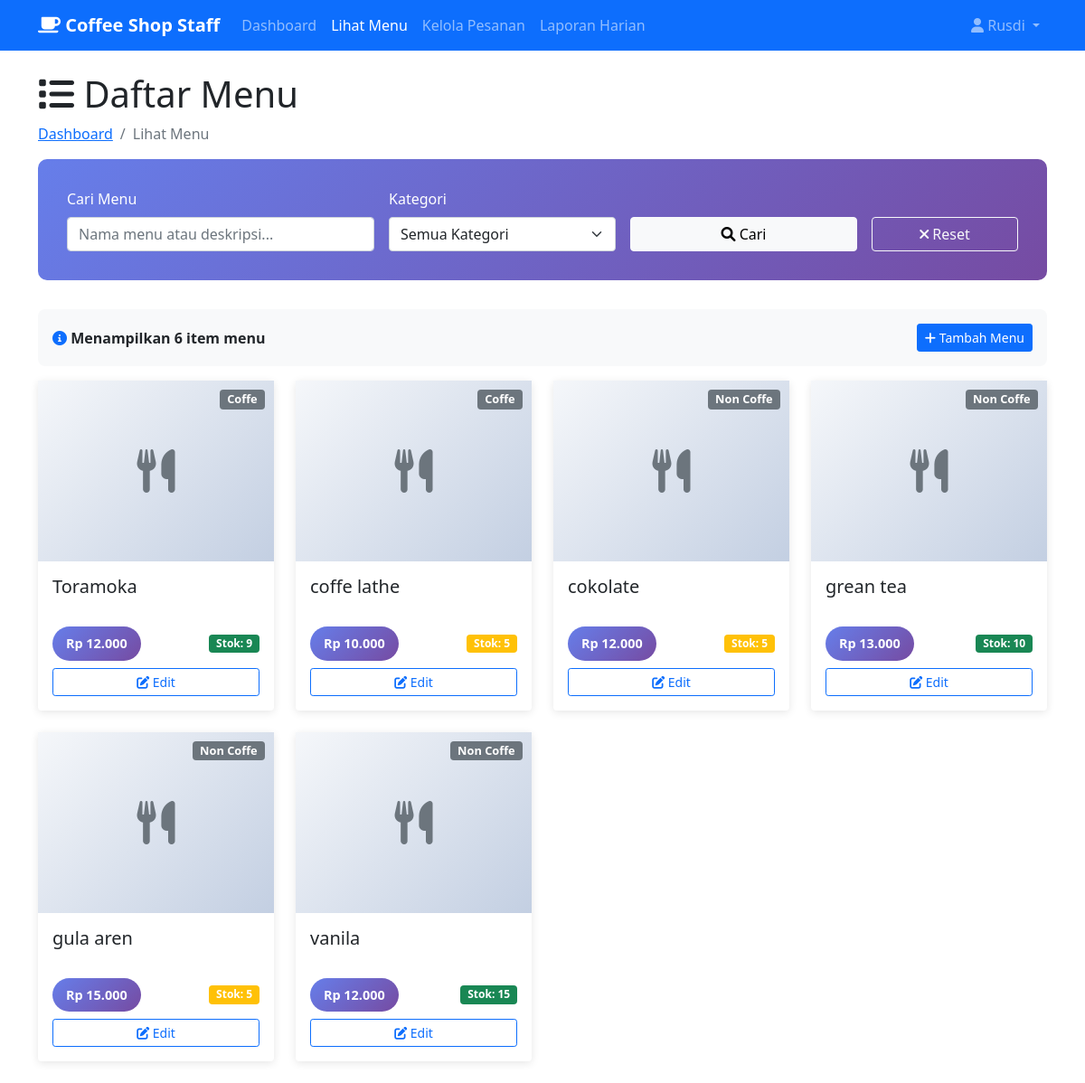
The page /karyawan/view_menu.php (signed in) on the database its author committed.
### tables this page shows
CREATE TABLE `menu` (
  `kode_menu` varchar(20) NOT NULL,
  `nama_menu` varchar(100) NOT NULL,
  `kategori` enum('Coffe','Non Coffe') NOT NULL,
  `harga` int NOT NULL,
  `status` enum('available','unavailable','discontinued') DEFAULT 'available',
  `created_at` timestamp NULL DEFAULT CURRENT_TIMESTAMP,
  `stok` int NOT NULL DEFAULT '0'
);

### classes/Menu.php (called while the page is built)
<?php
class Menu {
    private $conn;
    public function __construct($db) {
        $this->conn = $db;
    }
    public function read() {
        $query = "SELECT * FROM menu ORDER BY created_at DESC";
        $stmt = $this->conn->prepare($query);
        $stmt->execute();
        return $stmt;
    }
}
?>

### karyawan/view_menu.php (the view, shortened to what this page needs)
<?php
require_once __DIR__ . '/../classes/Menu.php';
$database = new Database();
$db = $database->getConnection();
$menu = new Menu($db);
$stmt = $menu->read();
$menu_items = $stmt->fetchAll(PDO::FETCH_ASSOC);
$search = isset($_GET['search']) ? trim($_GET['search']) : '';
$filtered_items = $menu_items;
usort($filtered_items, function($a, $b) {
    if ($a['kategori'] == $b['kategori']) {
        return strcmp($a['nama_menu'], $b['nama_menu']);
    }
    return strcmp($a['kategori'], $b['kategori']);
});
$total_items = count($filtered_items);
?>
<!DOCTYPE html>
<html lang="id">
<head>
    <link href="https://cdn.jsdelivr.net/npm/bootstrap@5.1.3/dist/css/bootstrap.min.css" rel="stylesheet" />
    <link href="https://cdnjs.cloudflare.com/ajax/libs/font-awesome/6.0.0/css/all.min.css" rel="stylesheet" />
</head>
<body>
    <nav class="navbar navbar-expand-lg navbar-dark bg-primary">
        <div class="container">
            <a class="navbar-brand" href="dashboard.php">
                <i class="fas fa-coffee"></i> Coffee Shop Staff
            </a>
            <div class="collapse navbar-collapse" id="navbarNav">
                <ul class="navbar-nav me-auto">
                    <li class="nav-item">
                        <a class="nav-link" href="dashboard.php">Dashboard</a>
                    </li>
                    <li class="nav-item">
                        <a class="nav-link active" href="view_menu.php">Lihat Menu</a>
                    </li>
                    <li class="nav-item">
                        <a class="nav-link" href="pesan_minuman.php">Kelola Pesanan</a>
                    </li>
                    <li class="nav-item">
                        <a class="nav-link" href="laporan_harian.php">Laporan Harian</a>
                    </li>
                </ul>
                <ul class="navbar-nav">
                    <li class="nav-item dropdown">
                        <a class="nav-link dropdown-toggle" href="#" id="navbarDropdown" role="button" data-bs-toggle="dropdown">
                            <i class="fas fa-user"></i> <?= htmlspecialchars($_SESSION['staff_nama']); ?>
                        </a>
                    </li>
                </ul>
            </div>
        </div>
    </nav>
    <div class="container mt-4">
        <div class="row">
            <div class="col-md-12">
                <h1><i class="fas fa-list"></i> Daftar Menu</h1>
                <nav aria-label="breadcrumb">
                    <ol class="breadcrumb">
                        <li class="breadcrumb-item"><a href="dashboard.php">Dashboard</a></li>
                        <li class="breadcrumb-item active" aria-current="page">Lihat Menu</li>
                    </ol>
                </nav>
            </div>
        </div>
        <div class="search-container">
            <form method="GET" class="row g-3">
                <div class="col-md-4">
                    <label class="form-label">Cari Menu</label>
                    <input type="text" class="form-control" name="search" placeholder="Nama menu atau deskripsi..." value="<?= htmlspecialchars($search); ?>">
                </div>
                <div class="col-md-3">
                    <label class="form-label">Kategori</label>
                    <select class="form-select" name="kategori">
                        <option value="">Semua Kategori</option>
                    </select>
                </div>
                <div class="col-md-3">
                    <label class="form-label">&nbsp;</label>
                    <div class="d-grid">
                        <button type="submit" class="btn btn-light">
                            <i class="fas fa-search"></i> Cari
                        </button>
                    </div>
                </div>
                <div class="col-md-2">
                    <label class="form-label">&nbsp;</label>
                    <div class="d-grid">
                        <a href="view_menu.php" class="btn btn-outline-light">
                            <i class="fas fa-times"></i> Reset
                        </a>
                    </div>
                </div>
            </form>
        </div>
        <div class="results-info">
            <div class="d-flex justify-content-between align-items-center">
                <div>
                    <i class="fas fa-info-circle text-primary"></i>
                    <strong>Menampilkan <?= $total_items; ?> item menu</strong>
                </div>
                <div>
                    <a href="add_menu.php" class="btn btn-primary btn-sm">
                        <i class="fas fa-plus"></i> Tambah Menu
                    </a>
                </div>
            </div>
        </div>
        <div class="row">
            <?php if (empty($filtered_items)): ?>
                <div class="col-12">
                    <div class="alert alert-info text-center">
                        <i class="fas fa-info-circle fa-3x mb-3"></i>
                        <h4>Tidak ada menu yang ditemukan</h4>
                        <p>Silakan coba dengan kata kunci atau kategori yang berbeda.</p>
                        <a href="view_menu.php" class="btn btn-primary">
                            <i class="fas fa-arrow-left"></i> Kembali ke Semua Menu
                        </a>
                    </div>
                </div>
            <?php else: ?>
                <?php foreach($filtered_items as $item): ?>
                    <?php
                    $stok = isset($item['stok']) ? (int)$item['stok'] : 0;
                    $kategori = isset($item['kategori']) ? htmlspecialchars(ucfirst($item['kategori'])) : 'Unknown';
                    $nama_menu = isset($item['nama_menu']) ? htmlspecialchars($item['nama_menu']) : '-';
                    $harga = isset($item['harga']) ? (int)$item['harga'] : 0;
                    $kode_menu = isset($item['kode_menu']) ? htmlspecialchars($item['kode_menu']) : '';
                    ?>
                    <div class="col-md-4 col-lg-3 mb-4">
                        <div class="card menu-card <?= ($stok <= 0) ? 'out-of-stock' : ''; ?>">
                            <div class="position-relative">
                                <div class="menu-image">
                                    <i class="fas fa-utensils fa-3x text-muted"></i>
                                </div>
                                <span class="badge bg-secondary category-badge">
                                    <?= $kategori; ?>
                                </span>
                            </div>
                            <div class="card-body">
                                <h5 class="card-title"><?= $nama_menu; ?></h5>
                                <div class="card-footer-custom">
                                    <div class="d-flex justify-content-between align-items-center mb-2">
                                        <span class="price-tag">
                                            Rp <?= number_format($harga, 0, ',', '.'); ?>
                                        </span>
                                        <span class="badge bg-<?= $stok > 5 ? 'success' : ($stok > 0 ? 'warning' : 'danger'); ?>">
                                            Stok: <?= $stok; ?>
                                        </span>
                                    </div>
                                    <div class="d-grid gap-2">
                                        <a href="edit_menu.php?kode_menu=<?= $kode_menu; ?>" class="btn btn-outline-primary btn-sm">
                                            <i class="fas fa-edit"></i> Edit
                                        </a>
                                    </div>
                                </div>
                            </div>
                        </div>
                    </div>
                <?php endforeach; ?>
            <?php endif; ?>
        </div>
    </div>
</body>
</html>

### karyawan/view_menu.php (style rules this page uses)
.menu-card { transition: transform 0.3s ease, box-shadow 0.3s ease; border: none; box-shadow: 0 2px 10px rgba(0,0,0,0.1); height: 100%; }
.menu-image { height: 200px; object-fit: cover; background: linear-gradient(135deg, #f5f7fa 0%, #c3cfe2 100%); display: flex; align-items: center; justify-content: center; }
.price-tag { background: linear-gradient(135deg, #667eea 0%, #764ba2 100%); color: white; padding: 8px 15px; border-radius: 20px; font-weight: bold; font-size: 0.9rem; }
.category-badge { position: absolute; top: 10px; right: 10px; z-index: 1; font-size: 0.8rem; }
.search-container { background: linear-gradient(135deg, #667eea 0%, #764ba2 100%); color: white; padding: 2rem; border-radius: 10px; margin-bottom: 2rem; }
.results-info { background: #f8f9fa; padding: 1rem; border-radius: 8px; margin-bottom: 1rem; }
.card-body { display: flex; flex-direction: column; gap: 0.5rem; }
.card-footer-custom { margin-top: auto; padding-top: 1rem; }
.navbar-brand { font-weight: bold; }

### rows shown on the page
menu: kategori "Coffe", nama_menu "Toramoka", harga "12.000", stok "9"
menu: kategori "Coffe", nama_menu "coffe lathe", harga "10.000", stok "5"
menu: kategori "Non Coffe", nama_menu "cokolate", harga "12.000", stok "5"
menu: kategori "Non Coffe", nama_menu "grean tea", harga "13.000", stok "10"
menu: kategori "Non Coffe", nama_menu "gula aren", harga "15.000", stok "5"
menu: kategori "Non Coffe", nama_menu "vanila", harga "12.000", stok "15"

### other values the page prints
$_SESSION['staff_nama'] "Rusdi"
$total_items "6"
